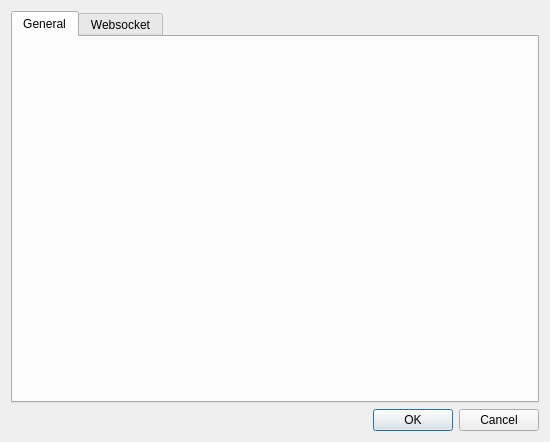
<?xml version="1.0" encoding="UTF-8"?>
<ui version="4.0">
 <class>OptionsDialog</class>
 <widget class="QDialog" name="OptionsDialog">
  <property name="geometry">
   <rect>
    <x>0</x>
    <y>0</y>
    <width>550</width>
    <height>442</height>
   </rect>
  </property>
  <property name="windowTitle">
   <string>Options</string>
  </property>
  <layout class="QGridLayout" name="gridLayout_2">
   <item row="0" column="0">
    <widget class="QTabWidget" name="tabWidget">
     <property name="currentIndex">
      <number>0</number>
     </property>
     <widget class="QWidget" name="tabGeneral">
      <attribute name="title">
       <string>General</string>
      </attribute>
     </widget>
     <widget class="QWidget" name="tabWebsocket">
      <attribute name="title">
       <string>Websocket</string>
      </attribute>
      <layout class="QGridLayout" name="gridLayout">
       <item row="0" column="0">
        <layout class="QVBoxLayout" name="verticalLayout">
         <item>
          <widget class="QCheckBox" name="websocketEnableCheckbox">
           <property name="text">
            <string>Enable Websocket Server</string>
           </property>
          </widget>
         </item>
         <item>
          <widget class="QLabel" name="label">
           <property name="text">
            <string>Port</string>
           </property>
          </widget>
         </item>
         <item>
          <widget class="QSpinBox" name="websocketPortSpinBox">
           <property name="minimum">
            <number>1024</number>
           </property>
           <property name="maximum">
            <number>65535</number>
           </property>
          </widget>
         </item>
         <item>
          <widget class="QLabel" name="label_2">
           <property name="text">
            <string>Permitted Clients</string>
           </property>
          </widget>
         </item>
         <item>
          <widget class="QListView" name="websocketWhiteListView"/>
         </item>
         <item>
          <layout class="QHBoxLayout" name="horizontalLayout_2">
           <item>
            <widget class="QPushButton" name="websocketRemoveClientButton">
             <property name="text">
              <string>Remove Client</string>
             </property>
            </widget>
           </item>
           <item>
            <spacer name="horizontalSpacer_2">
             <property name="orientation">
              <enum>Qt::Horizontal</enum>
             </property>
             <property name="sizeHint" stdset="0">
              <size>
               <width>40</width>
               <height>20</height>
              </size>
             </property>
            </spacer>
           </item>
           <item>
            <widget class="QPushButton" name="websocketAddClientButton">
             <property name="text">
              <string>Add Client</string>
             </property>
            </widget>
           </item>
          </layout>
         </item>
        </layout>
       </item>
      </layout>
     </widget>
    </widget>
   </item>
   <item row="1" column="0">
    <layout class="QHBoxLayout" name="horizontalLayout">
     <item>
      <spacer name="horizontalSpacer">
       <property name="orientation">
        <enum>Qt::Horizontal</enum>
       </property>
       <property name="sizeHint" stdset="0">
        <size>
         <width>40</width>
         <height>20</height>
        </size>
       </property>
      </spacer>
     </item>
     <item>
      <widget class="QDialogButtonBox" name="buttonBox">
       <property name="standardButtons">
        <set>QDialogButtonBox::Cancel|QDialogButtonBox::Ok</set>
       </property>
      </widget>
     </item>
    </layout>
   </item>
  </layout>
 </widget>
 <resources/>
 <connections/>
</ui>
